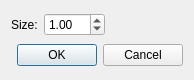
<?xml version="1.0" encoding="UTF-8"?>
<ui version="4.0">
 <class>DialogNorma</class>
 <widget class="QDialog" name="DialogNorma">
  <property name="geometry">
   <rect>
    <x>0</x>
    <y>0</y>
    <width>194</width>
    <height>80</height>
   </rect>
  </property>
  <property name="windowTitle">
   <string>Dialog</string>
  </property>
  <layout class="QVBoxLayout" name="verticalLayout">
   <item>
    <layout class="QHBoxLayout" name="horizontalLayout">
     <item>
      <widget class="QLabel" name="label">
       <property name="text">
        <string>Size:</string>
       </property>
      </widget>
     </item>
     <item>
      <widget class="QDoubleSpinBox" name="doubleSpinBox_Size">
       <property name="minimum">
        <double>-99.000000000000000</double>
       </property>
       <property name="value">
        <double>1.000000000000000</double>
       </property>
      </widget>
     </item>
     <item>
      <spacer name="horizontalSpacer">
       <property name="orientation">
        <enum>Qt::Horizontal</enum>
       </property>
       <property name="sizeHint" stdset="0">
        <size>
         <width>40</width>
         <height>20</height>
        </size>
       </property>
      </spacer>
     </item>
    </layout>
   </item>
   <item>
    <widget class="QDialogButtonBox" name="buttonBox">
     <property name="orientation">
      <enum>Qt::Horizontal</enum>
     </property>
     <property name="standardButtons">
      <set>QDialogButtonBox::Cancel|QDialogButtonBox::Ok</set>
     </property>
    </widget>
   </item>
  </layout>
 </widget>
 <resources/>
 <connections>
  <connection>
   <sender>buttonBox</sender>
   <signal>accepted()</signal>
   <receiver>DialogNorma</receiver>
   <slot>accept()</slot>
   <hints>
    <hint type="sourcelabel">
     <x>248</x>
     <y>254</y>
    </hint>
    <hint type="destinationlabel">
     <x>157</x>
     <y>274</y>
    </hint>
   </hints>
  </connection>
  <connection>
   <sender>buttonBox</sender>
   <signal>rejected()</signal>
   <receiver>DialogNorma</receiver>
   <slot>reject()</slot>
   <hints>
    <hint type="sourcelabel">
     <x>316</x>
     <y>260</y>
    </hint>
    <hint type="destinationlabel">
     <x>286</x>
     <y>274</y>
    </hint>
   </hints>
  </connection>
 </connections>
</ui>
